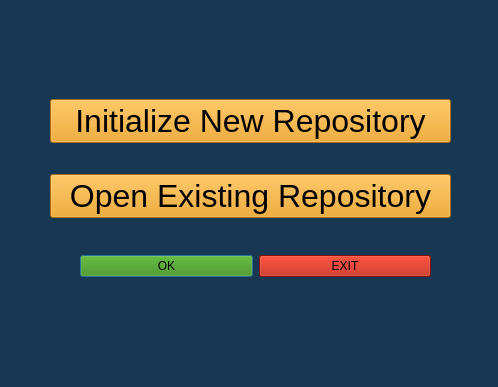
<?xml version="1.0" encoding="UTF-8"?>
<ui version="4.0">
 <class>SelectRepo</class>
 <widget class="QDialog" name="SelectRepo">
  <property name="geometry">
   <rect>
    <x>0</x>
    <y>0</y>
    <width>498</width>
    <height>387</height>
   </rect>
  </property>
  <property name="windowTitle">
   <string>Dialog</string>
  </property>
  <property name="styleSheet">
   <string notr="true">background-color: rgb(23, 55, 83);
</string>
  </property>
  <widget class="QWidget" name="layoutWidget">
   <property name="geometry">
    <rect>
     <x>80</x>
     <y>250</y>
     <width>351</width>
     <height>33</height>
    </rect>
   </property>
   <layout class="QHBoxLayout">
    <property name="spacing">
     <number>6</number>
    </property>
    <property name="margin" stdset="0">
     <number>0</number>
    </property>
    <item>
     <widget class="QPushButton" name="okButton">
      <property name="styleSheet">
       <string notr="true">background-color: rgb(57, 143, 0);</string>
      </property>
      <property name="text">
       <string>OK</string>
      </property>
     </widget>
    </item>
    <item>
     <widget class="QPushButton" name="cancelButton">
      <property name="styleSheet">
       <string notr="true">background-color: rgb(184, 21, 0);</string>
      </property>
      <property name="text">
       <string>EXIT</string>
      </property>
     </widget>
    </item>
   </layout>
  </widget>
  <widget class="QWidget" name="verticalLayoutWidget">
   <property name="geometry">
    <rect>
     <x>50</x>
     <y>74</y>
     <width>401</width>
     <height>171</height>
    </rect>
   </property>
   <layout class="QVBoxLayout" name="verticalLayout">
    <item>
     <widget class="QPushButton" name="initRepo">
      <property name="palette">
       <palette>
        <active>
         <colorrole role="Button">
          <brush brushstyle="SolidPattern">
           <color alpha="255">
            <red>235</red>
            <green>156</green>
            <blue>10</blue>
           </color>
          </brush>
         </colorrole>
         <colorrole role="Base">
          <brush brushstyle="SolidPattern">
           <color alpha="255">
            <red>235</red>
            <green>156</green>
            <blue>10</blue>
           </color>
          </brush>
         </colorrole>
         <colorrole role="Window">
          <brush brushstyle="SolidPattern">
           <color alpha="255">
            <red>235</red>
            <green>156</green>
            <blue>10</blue>
           </color>
          </brush>
         </colorrole>
        </active>
        <inactive>
         <colorrole role="Button">
          <brush brushstyle="SolidPattern">
           <color alpha="255">
            <red>235</red>
            <green>156</green>
            <blue>10</blue>
           </color>
          </brush>
         </colorrole>
         <colorrole role="Base">
          <brush brushstyle="SolidPattern">
           <color alpha="255">
            <red>235</red>
            <green>156</green>
            <blue>10</blue>
           </color>
          </brush>
         </colorrole>
         <colorrole role="Window">
          <brush brushstyle="SolidPattern">
           <color alpha="255">
            <red>235</red>
            <green>156</green>
            <blue>10</blue>
           </color>
          </brush>
         </colorrole>
        </inactive>
        <disabled>
         <colorrole role="Button">
          <brush brushstyle="SolidPattern">
           <color alpha="255">
            <red>235</red>
            <green>156</green>
            <blue>10</blue>
           </color>
          </brush>
         </colorrole>
         <colorrole role="Base">
          <brush brushstyle="SolidPattern">
           <color alpha="255">
            <red>235</red>
            <green>156</green>
            <blue>10</blue>
           </color>
          </brush>
         </colorrole>
         <colorrole role="Window">
          <brush brushstyle="SolidPattern">
           <color alpha="255">
            <red>235</red>
            <green>156</green>
            <blue>10</blue>
           </color>
          </brush>
         </colorrole>
        </disabled>
       </palette>
      </property>
      <property name="font">
       <font>
        <family>Arial</family>
        <pointsize>-1</pointsize>
        <underline>false</underline>
       </font>
      </property>
      <property name="mouseTracking">
       <bool>false</bool>
      </property>
      <property name="styleSheet">
       <string notr="true">QPushButton {
	
	
	background-color: rgb(235, 156, 10);
	
font-size:32px;
}</string>
      </property>
      <property name="text">
       <string>Initialize New Repository</string>
      </property>
     </widget>
    </item>
    <item>
     <widget class="QPushButton" name="openRepo">
      <property name="palette">
       <palette>
        <active>
         <colorrole role="Button">
          <brush brushstyle="SolidPattern">
           <color alpha="255">
            <red>235</red>
            <green>156</green>
            <blue>10</blue>
           </color>
          </brush>
         </colorrole>
         <colorrole role="Base">
          <brush brushstyle="SolidPattern">
           <color alpha="255">
            <red>235</red>
            <green>156</green>
            <blue>10</blue>
           </color>
          </brush>
         </colorrole>
         <colorrole role="Window">
          <brush brushstyle="SolidPattern">
           <color alpha="255">
            <red>235</red>
            <green>156</green>
            <blue>10</blue>
           </color>
          </brush>
         </colorrole>
        </active>
        <inactive>
         <colorrole role="Button">
          <brush brushstyle="SolidPattern">
           <color alpha="255">
            <red>235</red>
            <green>156</green>
            <blue>10</blue>
           </color>
          </brush>
         </colorrole>
         <colorrole role="Base">
          <brush brushstyle="SolidPattern">
           <color alpha="255">
            <red>235</red>
            <green>156</green>
            <blue>10</blue>
           </color>
          </brush>
         </colorrole>
         <colorrole role="Window">
          <brush brushstyle="SolidPattern">
           <color alpha="255">
            <red>235</red>
            <green>156</green>
            <blue>10</blue>
           </color>
          </brush>
         </colorrole>
        </inactive>
        <disabled>
         <colorrole role="Button">
          <brush brushstyle="SolidPattern">
           <color alpha="255">
            <red>235</red>
            <green>156</green>
            <blue>10</blue>
           </color>
          </brush>
         </colorrole>
         <colorrole role="Base">
          <brush brushstyle="SolidPattern">
           <color alpha="255">
            <red>235</red>
            <green>156</green>
            <blue>10</blue>
           </color>
          </brush>
         </colorrole>
         <colorrole role="Window">
          <brush brushstyle="SolidPattern">
           <color alpha="255">
            <red>235</red>
            <green>156</green>
            <blue>10</blue>
           </color>
          </brush>
         </colorrole>
        </disabled>
       </palette>
      </property>
      <property name="font">
       <font>
        <family>Arial</family>
        <pointsize>-1</pointsize>
       </font>
      </property>
      <property name="mouseTracking">
       <bool>false</bool>
      </property>
      <property name="styleSheet">
       <string notr="true">QPushButton {
	
	background-color: rgb(235, 156, 10);
font-size:32px;
}</string>
      </property>
      <property name="text">
       <string>Open Existing Repository</string>
      </property>
     </widget>
    </item>
   </layout>
  </widget>
 </widget>
 <resources/>
 <connections>
  <connection>
   <sender>okButton</sender>
   <signal>clicked()</signal>
   <receiver>SelectRepo</receiver>
   <slot>accept()</slot>
   <hints>
    <hint type="sourcelabel">
     <x>252</x>
     <y>257</y>
    </hint>
    <hint type="destinationlabel">
     <x>96</x>
     <y>254</y>
    </hint>
   </hints>
  </connection>
  <connection>
   <sender>cancelButton</sender>
   <signal>clicked()</signal>
   <receiver>SelectRepo</receiver>
   <slot>reject()</slot>
   <hints>
    <hint type="sourcelabel">
     <x>430</x>
     <y>257</y>
    </hint>
    <hint type="destinationlabel">
     <x>179</x>
     <y>282</y>
    </hint>
   </hints>
  </connection>
 </connections>
</ui>
